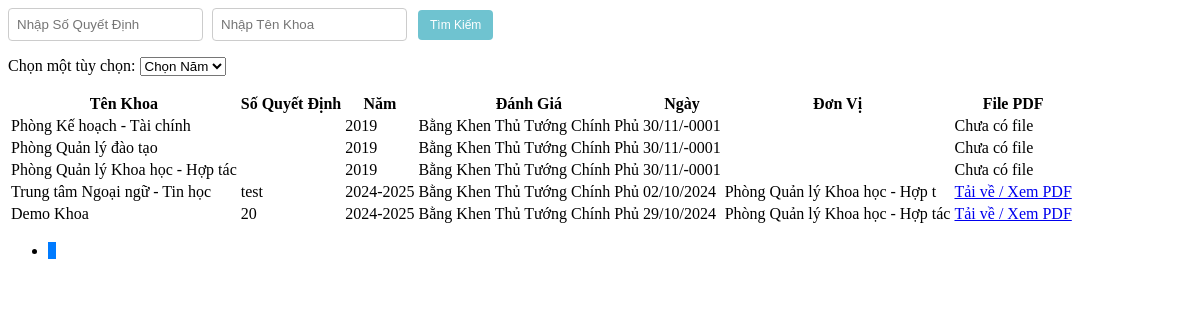
The app's page /Admin/xetdanhgiaTTttcpview.php with its own data.
### tables this page shows
CREATE TABLE `danhgiatt` (
  `MaDGTT` int(20) NOT NULL,
  `MaKhoa` int(20) NOT NULL,
  `SoQD` varchar(100) NOT NULL,
  `Manam` int(20) NOT NULL,
  `DanhGia` varchar(50) NOT NULL DEFAULT 'Chờ Đánh Giá',
  `Ngay` date NOT NULL,
  `DonVi` varchar(50) NOT NULL,
  `FilePDF` varchar(50) DEFAULT NULL
);

CREATE TABLE `khoa` (
  `MaKhoa` int(20) NOT NULL,
  `TenKhoa` varchar(50) NOT NULL,
  `MoTa` varchar(100) NOT NULL
);

CREATE TABLE `nam` (
  `Manam` int(20) NOT NULL,
  `Nam` varchar(20) NOT NULL
);

### Admin/danhgiaTT.php (called while the page is built, shortened)
<?php
include('./Khoa.php');
include('./nam.php');
class DanhgiaTT {
    public static function layTongSoDanhGiattcp($conn) {
        $sql = "SELECT COUNT(*) FROM danhgiatt WHERE DanhGia IN ('Bằng Khen Thủ Tướng Chính Phủ')";
        $result = $conn->query($sql);
        $row = $result->fetch_row();
        return $row[0];
    }
    public static function layDanhGiattcp($conn, $startFrom, $recordsPerPage) {
        $sql = "SELECT * FROM danhgiatt WHERE DanhGia IN ('Bằng Khen Thủ Tướng Chính Phủ') ORDER BY Manam ASC LIMIT $startFrom, $recordsPerPage";
        $result = $conn->query($sql);
        $danhgiattList = array();
        if ($result->num_rows > 0) {
            while($row = $result->fetch_assoc()) {
                $khoa_obj = Khoa::layKhoa($conn, $row["MaKhoa"]);
                $nam_obj = Nam::laynam($conn, $row["Manam"]);
                $danhgiatt_obj = new DanhgiaTT();
                $danhgiatt_obj->MaDGTT = $row["MaDGTT"];
                $danhgiatt_obj->MaKhoa = $khoa_obj->TenKhoa;
                $danhgiatt_obj->SoQD = $row["SoQD"];
                $danhgiatt_obj->Manam = $nam_obj->Nam;
                $danhgiatt_obj->DanhGia = $row["DanhGia"];
                $danhgiatt_obj->Ngay = $row["Ngay"];
                $danhgiatt_obj->DonVi = $row["DonVi"];
                $danhgiatt_obj->FilePDF = $row["FilePDF"];
                $danhgiattList[] = $danhgiatt_obj;
            }
        }
        return $danhgiattList;
    }
}
?>

### Admin/Khoa.php (called while the page is built, shortened)
<?php
class Khoa {
    public static function layKhoa($conn, $id) {
        $sql = "SELECT * FROM Khoa WHERE MaKhoa = $id";
        $result = mysqli_query($conn, $sql);
        $Khoa = new Khoa();
        if ($row = mysqli_fetch_assoc($result)) {
            $Khoa->MaKhoa = $row['MaKhoa'];
            $Khoa->TenKhoa = $row['TenKhoa'];
            $Khoa->MoTa = $row["MoTa"];
        }
        return $Khoa;
    }
}
?>

### Admin/nam.php (called while the page is built, shortened)
<?php
    class Nam {
        public static function laynam($conn, $id) {
            $sql = "SELECT * FROM nam WHERE Manam = $id";
            $result = mysqli_query($conn, $sql);
            $nam = new Nam();
            $row = mysqli_fetch_assoc($result);
            $nam->Manam = $row['Manam'];
            $nam->Nam = $row['Nam'];
            return $nam;
        }
    }
?>

### Admin/xetdanhgiaTTttcpview.php (the view, shortened to what this page needs)
<?php
include('./danhgiaTT.php');
$recordsPerPage = 10;
$currentPage = isset($_GET['page']) ? (int)$_GET['page'] : 1;
$startFrom = ($currentPage - 1) * $recordsPerPage;
$totalRecords = DanhgiaTT::layTongSoDanhGiattcp($conn);
$totalPages = ceil($totalRecords / $recordsPerPage);
$data = DanhgiaTT::layDanhGiattcp($conn, $startFrom, $recordsPerPage);
$awardMap = array(
    'Bằng Khen Thủ Tướng Chính Phủ' => 'Bằng Khen Thủ Tướng Chính Phủ',
);
?>
<div class="search-box">
    <input type="text" id="searchSoQD" placeholder="Nhập Số Quyết Định" />
    <input type="text" id="searchTenKhoa" placeholder="Nhập Tên Khoa" />
    <button class="btn btn-custom btn-custom-primary" onclick="searchData()">Tìm Kiếm</button>
</div>
<div class="combobox">
    <label for="options">Chọn một tùy chọn:</label>
    <select name="options" id="options" onchange="fetchAndDisplayDanhGia(this.value)">
        <option value="">Chọn Năm</option>
    </select>
</div>
<table class="table table-bordered">
    <thead>
        <tr>
            <th>Tên Khoa</th>
            <th>Số Quyết Định</th>
            <th>Năm</th>
            <th>Đánh Giá</th>
            <th>Ngày</th>
            <th>Đơn Vị</th>
            <th>File PDF</th>
        </tr>
    </thead>
    <tbody id="danhgiattcp-table-body">
        <?php
        foreach ($data as $item) {
            $danhGia = isset($awardMap[$item->DanhGia]) ? $awardMap[$item->DanhGia] : $item->DanhGia;
        ?>
            <tr>
                <td scope="row"><?php echo htmlspecialchars($item->MaKhoa) ; ?></td>
                <td><?php echo htmlspecialchars($item->SoQD ?? "Cần Thêm Số Quyết Đinh Cho $item->MaKhoa");?></td>
                <td><?php echo htmlspecialchars($item->Manam ?? "Cần Thêm Năm Cho $item->MaKhoa"); ?></td>
                <td><?php echo htmlspecialchars($danhGia);?></td>
                <td><?php echo date_format(date_create($item->Ngay), "d/m/Y");?></td>
                <td><?php echo htmlspecialchars($item->DonVi); ?></td>
                <td>
                    <?php if ($item->FilePDF): ?>
                        <a href="./<?php echo htmlspecialchars($item->FilePDF); ?>" target="_blank">
                            Tải về / Xem PDF
                        </a>
                    <?php else: ?>
                        Chưa có file
                    <?php endif; ?>
                </td>
            </tr>
        <?php
        }
        ?>
    </tbody>
</table>
<nav aria-label="Page navigation">
    <ul class="pagination">
        <?php for ($i = 1; $i <= $totalPages; $i++): ?>
            <li class="page-item <?php echo $i == $currentPage ? 'active' : ''; ?>">
                <a class="page-link" href="?p=danhgiaTTttcpview&page=<?php echo $i; ?>"><?php echo $i; ?></a>
            </li>
        <?php endfor; ?>
    </ul>
</nav>

### Admin/xetdanhgiaTTttcpview.php (style rules this page uses)
.pagination { background-color: transparent; border: none; box-shadow: none; }
.page-item { background-color: transparent; border: none; box-shadow: none; }
.page-link { background-color: transparent; border: none; box-shadow: none; color: #007bff; }
.page-item.active .page-link { background-color: #007bff; border-color: #007bff; }
.btn-custom { background-color: #6fc3d0; border: none; color: white; padding: 9px 10px; font-size: 12px; margin: 2px; cursor: pointer; border-radius: 4px; transition: background-color 0.3s ease, transform 0.3s ease; }
.btn-custom-primary { background-color: #6fc3d0; }
.search-box { margin-bottom: 15px; }
.search-box input { padding: 8px; margin-right: 5px; border-radius: 4px; border: 1px solid #ccc; }
.search-box button { padding: 8px 12px; }

### records on screen
danhgiatt: MaKhoa.TenKhoa "Phòng Kế hoạch - Tài chính", Manam.Nam "2019", DanhGia "Bằng Khen Thủ Tướng Chính Phủ", Ngay "30/11/-0001", shows "Chưa có file"
danhgiatt: MaKhoa.TenKhoa "Phòng Quản lý đào tạo", Manam.Nam "2019", DanhGia "Bằng Khen Thủ Tướng Chính Phủ", Ngay "30/11/-0001", shows "Chưa có file"
danhgiatt: MaKhoa.TenKhoa "Phòng Quản lý Khoa học - Hợp tác", Manam.Nam "2019", DanhGia "Bằng Khen Thủ Tướng Chính Phủ", Ngay "30/11/-0001", shows "Chưa có file"
danhgiatt: MaKhoa.TenKhoa "Trung tâm Ngoại ngữ - Tin học", SoQD "test", Manam.Nam "2024-2025", DanhGia "Bằng Khen Thủ Tướng Chính Phủ", Ngay "02/10/2024", DonVi "Phòng Quản lý Khoa học - Hợp t"
danhgiatt: MaKhoa.TenKhoa "Demo Khoa", SoQD "20", Manam.Nam "2024-2025", DanhGia "Bằng Khen Thủ Tướng Chính Phủ", Ngay "29/10/2024", DonVi "Phòng Quản lý Khoa học - Hợp tác"
